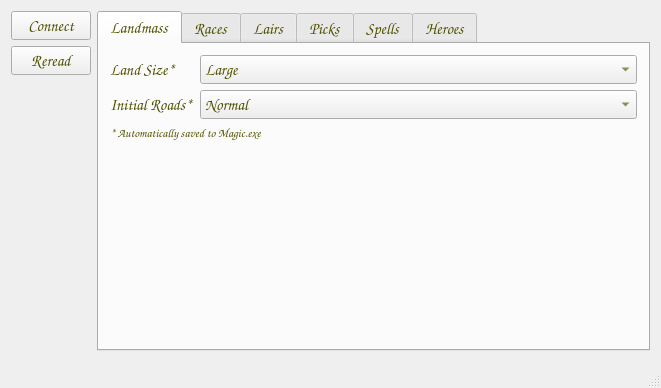
<?xml version="1.0" encoding="UTF-8"?>
<ui version="4.0">
 <class>MainWindow</class>
 <widget class="QMainWindow" name="MainWindow">
  <property name="geometry">
   <rect>
    <x>0</x>
    <y>0</y>
    <width>661</width>
    <height>388</height>
   </rect>
  </property>
  <property name="palette">
   <palette>
    <active>
     <colorrole role="WindowText">
      <brush brushstyle="SolidPattern">
       <color alpha="255">
        <red>80</red>
        <green>80</green>
        <blue>0</blue>
       </color>
      </brush>
     </colorrole>
     <colorrole role="ButtonText">
      <brush brushstyle="SolidPattern">
       <color alpha="255">
        <red>80</red>
        <green>80</green>
        <blue>0</blue>
       </color>
      </brush>
     </colorrole>
    </active>
    <inactive>
     <colorrole role="WindowText">
      <brush brushstyle="SolidPattern">
       <color alpha="255">
        <red>80</red>
        <green>80</green>
        <blue>0</blue>
       </color>
      </brush>
     </colorrole>
     <colorrole role="ButtonText">
      <brush brushstyle="SolidPattern">
       <color alpha="255">
        <red>80</red>
        <green>80</green>
        <blue>0</blue>
       </color>
      </brush>
     </colorrole>
    </inactive>
    <disabled>
     <colorrole role="WindowText">
      <brush brushstyle="SolidPattern">
       <color alpha="255">
        <red>127</red>
        <green>125</green>
        <blue>123</blue>
       </color>
      </brush>
     </colorrole>
     <colorrole role="ButtonText">
      <brush brushstyle="SolidPattern">
       <color alpha="255">
        <red>118</red>
        <green>116</green>
        <blue>108</blue>
       </color>
      </brush>
     </colorrole>
    </disabled>
   </palette>
  </property>
  <property name="font">
   <font>
    <family>URW Chancery L</family>
    <pointsize>12</pointsize>
    <italic>true</italic>
   </font>
  </property>
  <property name="windowTitle">
   <string>MASTER of MAGIC - Customizer</string>
  </property>
  <property name="windowIcon">
   <iconset resource="../Resources/InteractiveGameTweaker.qrc">
    <normaloff>:/heroes/serena.gif</normaloff>:/heroes/serena.gif</iconset>
  </property>
  <property name="windowOpacity">
   <double>1.000000000000000</double>
  </property>
  <widget class="QWidget" name="centralWidget">
   <layout class="QGridLayout" name="gridLayout">
    <item row="0" column="0">
     <layout class="QVBoxLayout" name="verticalLayout_2">
      <property name="sizeConstraint">
       <enum>QLayout::SetNoConstraint</enum>
      </property>
      <item>
       <widget class="QPushButton" name="pushButton_Connect">
        <property name="sizePolicy">
         <sizepolicy hsizetype="Fixed" vsizetype="Fixed">
          <horstretch>0</horstretch>
          <verstretch>0</verstretch>
         </sizepolicy>
        </property>
        <property name="maximumSize">
         <size>
          <width>200</width>
          <height>16777215</height>
         </size>
        </property>
        <property name="text">
         <string>Connect</string>
        </property>
        <property name="icon">
         <iconset resource="../Resources/InteractiveGameTweaker.qrc">
          <normaloff>:/heroes/allora.gif</normaloff>:/heroes/allora.gif</iconset>
        </property>
        <property name="iconSize">
         <size>
          <width>32</width>
          <height>32</height>
         </size>
        </property>
       </widget>
      </item>
      <item>
       <widget class="QPushButton" name="pushButton_Reread">
        <property name="sizePolicy">
         <sizepolicy hsizetype="Fixed" vsizetype="Fixed">
          <horstretch>0</horstretch>
          <verstretch>0</verstretch>
         </sizepolicy>
        </property>
        <property name="maximumSize">
         <size>
          <width>200</width>
          <height>16777215</height>
         </size>
        </property>
        <property name="text">
         <string>Reread</string>
        </property>
        <property name="icon">
         <iconset resource="../Resources/InteractiveGameTweaker.qrc">
          <normaloff>:/heroes/shalla.gif</normaloff>:/heroes/shalla.gif</iconset>
        </property>
        <property name="iconSize">
         <size>
          <width>32</width>
          <height>32</height>
         </size>
        </property>
       </widget>
      </item>
      <item>
       <spacer name="verticalSpacer">
        <property name="orientation">
         <enum>Qt::Vertical</enum>
        </property>
        <property name="sizeHint" stdset="0">
         <size>
          <width>0</width>
          <height>0</height>
         </size>
        </property>
       </spacer>
      </item>
     </layout>
    </item>
    <item row="0" column="1">
     <widget class="QTabWidget" name="tabWidget">
      <property name="currentIndex">
       <number>0</number>
      </property>
      <widget class="QWidget" name="tab_Landmass">
       <attribute name="icon">
        <iconset resource="../Resources/InteractiveGameTweaker.qrc">
         <normaloff>:/heroes/rakir.gif</normaloff>:/heroes/rakir.gif</iconset>
       </attribute>
       <attribute name="title">
        <string>Landmass</string>
       </attribute>
       <layout class="QFormLayout" name="formLayout_2">
        <property name="fieldGrowthPolicy">
         <enum>QFormLayout::AllNonFixedFieldsGrow</enum>
        </property>
        <item row="0" column="0">
         <widget class="QLabel" name="label">
          <property name="text">
           <string>Land Size*</string>
          </property>
         </widget>
        </item>
        <item row="0" column="1">
         <widget class="QComboBox" name="comboBox_LandSize">
          <property name="currentIndex">
           <number>2</number>
          </property>
          <item>
           <property name="text">
            <string>Small</string>
           </property>
          </item>
          <item>
           <property name="text">
            <string>Medium</string>
           </property>
          </item>
          <item>
           <property name="text">
            <string>Large</string>
           </property>
          </item>
          <item>
           <property name="text">
            <string>Huge</string>
           </property>
          </item>
          <item>
           <property name="text">
            <string>Pantagruel</string>
           </property>
          </item>
          <item>
           <property name="text">
            <string>Random</string>
           </property>
          </item>
         </widget>
        </item>
        <item row="1" column="0">
         <widget class="QLabel" name="label_11">
          <property name="text">
           <string>Initial Roads*</string>
          </property>
         </widget>
        </item>
        <item row="1" column="1">
         <widget class="QComboBox" name="comboBox_InitialRoads">
          <property name="currentIndex">
           <number>2</number>
          </property>
          <item>
           <property name="text">
            <string>None</string>
           </property>
          </item>
          <item>
           <property name="text">
            <string>Short</string>
           </property>
          </item>
          <item>
           <property name="text">
            <string>Normal</string>
           </property>
          </item>
          <item>
           <property name="text">
            <string>Long</string>
           </property>
          </item>
          <item>
           <property name="text">
            <string>Random</string>
           </property>
          </item>
         </widget>
        </item>
        <item row="2" column="0" colspan="2">
         <widget class="QLabel" name="label_17">
          <property name="font">
           <font>
            <pointsize>9</pointsize>
           </font>
          </property>
          <property name="text">
           <string>* Automatically saved to Magic.exe</string>
          </property>
          <property name="textFormat">
           <enum>Qt::PlainText</enum>
          </property>
         </widget>
        </item>
       </layout>
      </widget>
      <widget class="QWidget" name="tab_Races">
       <attribute name="icon">
        <iconset resource="../Resources/InteractiveGameTweaker.qrc">
         <normaloff>:/wizards/Sharee.gif</normaloff>:/wizards/Sharee.gif</iconset>
       </attribute>
       <attribute name="title">
        <string>Races</string>
       </attribute>
       <widget class="QListWidget" name="listWidget">
        <property name="enabled">
         <bool>false</bool>
        </property>
        <property name="geometry">
         <rect>
          <x>10</x>
          <y>40</y>
          <width>511</width>
          <height>261</height>
         </rect>
        </property>
        <property name="isWrapping" stdset="0">
         <bool>true</bool>
        </property>
        <property name="gridSize">
         <size>
          <width>160</width>
          <height>26</height>
         </size>
        </property>
        <item>
         <property name="text">
          <string>Amazons</string>
         </property>
         <property name="checkState">
          <enum>Unchecked</enum>
         </property>
         <property name="icon">
          <iconset>
           <normaloff>../MoMTweaker/AmazonianArchers.gif</normaloff>../MoMTweaker/AmazonianArchers.gif</iconset>
         </property>
        </item>
        <item>
         <property name="text">
          <string>Barbarians</string>
         </property>
         <property name="checkState">
          <enum>Checked</enum>
         </property>
         <property name="icon">
          <iconset resource="../Resources/InteractiveGameTweaker.qrc">
           <normaloff>:/race/Barbarian.gif</normaloff>:/race/Barbarian.gif</iconset>
         </property>
        </item>
        <item>
         <property name="text">
          <string>Beastmen</string>
         </property>
         <property name="checkState">
          <enum>Checked</enum>
         </property>
         <property name="icon">
          <iconset resource="../Resources/InteractiveGameTweaker.qrc">
           <normaloff>:/race/Beastmen.gif</normaloff>:/race/Beastmen.gif</iconset>
         </property>
        </item>
        <item>
         <property name="text">
          <string>Centaurs</string>
         </property>
         <property name="checkState">
          <enum>Unchecked</enum>
         </property>
        </item>
        <item>
         <property name="text">
          <string>Dark Elf</string>
         </property>
         <property name="checkState">
          <enum>Checked</enum>
         </property>
         <property name="icon">
          <iconset resource="../Resources/InteractiveGameTweaker.qrc">
           <normaloff>:/race/Dark Elf.gif</normaloff>:/race/Dark Elf.gif</iconset>
         </property>
        </item>
        <item>
         <property name="text">
          <string>Draconian</string>
         </property>
         <property name="checkState">
          <enum>Checked</enum>
         </property>
         <property name="icon">
          <iconset resource="../Resources/InteractiveGameTweaker.qrc">
           <normaloff>:/race/Draconian.gif</normaloff>:/race/Draconian.gif</iconset>
         </property>
        </item>
        <item>
         <property name="text">
          <string>Dwarven</string>
         </property>
         <property name="checkState">
          <enum>Checked</enum>
         </property>
         <property name="icon">
          <iconset resource="../Resources/InteractiveGameTweaker.qrc">
           <normaloff>:/race/Dwarven.gif</normaloff>:/race/Dwarven.gif</iconset>
         </property>
        </item>
        <item>
         <property name="text">
          <string>Free Men</string>
         </property>
         <property name="checkState">
          <enum>Unchecked</enum>
         </property>
        </item>
        <item>
         <property name="text">
          <string>Gnoll</string>
         </property>
         <property name="checkState">
          <enum>Checked</enum>
         </property>
         <property name="icon">
          <iconset resource="../Resources/InteractiveGameTweaker.qrc">
           <normaloff>:/race/Gnoll.gif</normaloff>:/race/Gnoll.gif</iconset>
         </property>
        </item>
        <item>
         <property name="text">
          <string>Gnomes</string>
         </property>
         <property name="checkState">
          <enum>Unchecked</enum>
         </property>
        </item>
        <item>
         <property name="text">
          <string>Goblins</string>
         </property>
         <property name="checkState">
          <enum>Unchecked</enum>
         </property>
        </item>
        <item>
         <property name="text">
          <string>Halfling</string>
         </property>
         <property name="checkState">
          <enum>Checked</enum>
         </property>
         <property name="icon">
          <iconset resource="../Resources/InteractiveGameTweaker.qrc">
           <normaloff>:/race/Halfling.gif</normaloff>:/race/Halfling.gif</iconset>
         </property>
        </item>
        <item>
         <property name="text">
          <string>High Elf</string>
         </property>
         <property name="checkState">
          <enum>Checked</enum>
         </property>
         <property name="icon">
          <iconset resource="../Resources/InteractiveGameTweaker.qrc">
           <normaloff>:/race/High Elf.gif</normaloff>:/race/High Elf.gif</iconset>
         </property>
        </item>
        <item>
         <property name="text">
          <string>High_Men</string>
         </property>
         <property name="checkState">
          <enum>Checked</enum>
         </property>
         <property name="icon">
          <iconset resource="../Resources/InteractiveGameTweaker.qrc">
           <normaloff>:/race/High Men.gif</normaloff>:/race/High Men.gif</iconset>
         </property>
        </item>
        <item>
         <property name="text">
          <string>Ogres</string>
         </property>
         <property name="checkState">
          <enum>Unchecked</enum>
         </property>
        </item>
        <item>
         <property name="text">
          <string>Klackon</string>
         </property>
         <property name="checkState">
          <enum>Checked</enum>
         </property>
         <property name="icon">
          <iconset resource="../Resources/InteractiveGameTweaker.qrc">
           <normaloff>:/race/Klackon.gif</normaloff>:/race/Klackon.gif</iconset>
         </property>
        </item>
        <item>
         <property name="text">
          <string>Kobolds</string>
         </property>
         <property name="checkState">
          <enum>Unchecked</enum>
         </property>
        </item>
        <item>
         <property name="text">
          <string>Lizardman</string>
         </property>
         <property name="checkState">
          <enum>Checked</enum>
         </property>
         <property name="icon">
          <iconset resource="../Resources/InteractiveGameTweaker.qrc">
           <normaloff>:/race/Lizardman.gif</normaloff>:/race/Lizardman.gif</iconset>
         </property>
        </item>
        <item>
         <property name="text">
          <string>Nomad</string>
         </property>
         <property name="checkState">
          <enum>Checked</enum>
         </property>
         <property name="icon">
          <iconset resource="../Resources/InteractiveGameTweaker.qrc">
           <normaloff>:/race/Nomad.gif</normaloff>:/race/Nomad.gif</iconset>
         </property>
        </item>
        <item>
         <property name="text">
          <string>Orc</string>
         </property>
         <property name="checkState">
          <enum>Checked</enum>
         </property>
         <property name="icon">
          <iconset resource="../Resources/InteractiveGameTweaker.qrc">
           <normaloff>:/race/Orc.gif</normaloff>:/race/Orc.gif</iconset>
         </property>
        </item>
        <item>
         <property name="text">
          <string>Sylvans</string>
         </property>
         <property name="checkState">
          <enum>Unchecked</enum>
         </property>
        </item>
        <item>
         <property name="text">
          <string>Troll</string>
         </property>
         <property name="checkState">
          <enum>Checked</enum>
         </property>
         <property name="icon">
          <iconset resource="../Resources/InteractiveGameTweaker.qrc">
           <normaloff>:/race/Troll.gif</normaloff>:/race/Troll.gif</iconset>
         </property>
        </item>
       </widget>
       <widget class="QLabel" name="label_19">
        <property name="geometry">
         <rect>
          <x>10</x>
          <y>10</y>
          <width>181</width>
          <height>21</height>
         </rect>
        </property>
        <property name="text">
         <string>Races in the game (total 13)</string>
        </property>
       </widget>
      </widget>
      <widget class="QWidget" name="tab_Lairs">
       <attribute name="icon">
        <iconset resource="../Resources/InteractiveGameTweaker.qrc">
         <normaloff>:/heroes/marcus.gif</normaloff>:/heroes/marcus.gif</iconset>
       </attribute>
       <attribute name="title">
        <string>Lairs</string>
       </attribute>
       <layout class="QFormLayout" name="formLayout">
        <item row="0" column="0">
         <widget class="QLabel" name="label_6">
          <property name="enabled">
           <bool>false</bool>
          </property>
          <property name="text">
           <string>Nr Towers</string>
          </property>
         </widget>
        </item>
        <item row="0" column="1">
         <widget class="QComboBox" name="comboBox_NrTowers">
          <property name="enabled">
           <bool>false</bool>
          </property>
          <property name="currentIndex">
           <number>1</number>
          </property>
          <item>
           <property name="text">
            <string>None</string>
           </property>
          </item>
          <item>
           <property name="text">
            <string>Max (6)</string>
           </property>
          </item>
          <item>
           <property name="text">
            <string>Random</string>
           </property>
          </item>
         </widget>
        </item>
        <item row="1" column="0">
         <widget class="QLabel" name="label_5">
          <property name="enabled">
           <bool>false</bool>
          </property>
          <property name="text">
           <string>Nr Nodes</string>
          </property>
         </widget>
        </item>
        <item row="1" column="1">
         <widget class="QComboBox" name="comboBox_NrNodes">
          <property name="enabled">
           <bool>false</bool>
          </property>
          <property name="currentIndex">
           <number>1</number>
          </property>
          <item>
           <property name="text">
            <string>None</string>
           </property>
          </item>
          <item>
           <property name="text">
            <string>Max (30)</string>
           </property>
          </item>
          <item>
           <property name="text">
            <string>Random</string>
           </property>
          </item>
         </widget>
        </item>
        <item row="2" column="0">
         <widget class="QLabel" name="label_4">
          <property name="enabled">
           <bool>false</bool>
          </property>
          <property name="text">
           <string>Nr Normal lairs</string>
          </property>
         </widget>
        </item>
        <item row="2" column="1">
         <widget class="QComboBox" name="comboBox_NrNormalLairs">
          <property name="enabled">
           <bool>false</bool>
          </property>
          <property name="currentIndex">
           <number>1</number>
          </property>
          <item>
           <property name="text">
            <string>None</string>
           </property>
          </item>
          <item>
           <property name="text">
            <string>Max (25)</string>
           </property>
          </item>
          <item>
           <property name="text">
            <string>Random</string>
           </property>
          </item>
         </widget>
        </item>
        <item row="3" column="0">
         <widget class="QLabel" name="label_9">
          <property name="text">
           <string>Monster strength*</string>
          </property>
         </widget>
        </item>
        <item row="3" column="1">
         <widget class="QComboBox" name="comboBox_NormalLairMonsterStrength">
          <property name="currentIndex">
           <number>1</number>
          </property>
          <item>
           <property name="text">
            <string>Weaker</string>
           </property>
          </item>
          <item>
           <property name="text">
            <string>Normal</string>
           </property>
          </item>
          <item>
           <property name="text">
            <string>Stronger</string>
           </property>
          </item>
          <item>
           <property name="text">
            <string>Random</string>
           </property>
          </item>
         </widget>
        </item>
        <item row="4" column="0">
         <widget class="QLabel" name="label_7">
          <property name="enabled">
           <bool>false</bool>
          </property>
          <property name="text">
           <string>Nr Weak lairs</string>
          </property>
         </widget>
        </item>
        <item row="4" column="1">
         <widget class="QComboBox" name="comboBox_NrWeakLairs">
          <property name="enabled">
           <bool>false</bool>
          </property>
          <property name="currentIndex">
           <number>1</number>
          </property>
          <item>
           <property name="text">
            <string>None</string>
           </property>
          </item>
          <item>
           <property name="text">
            <string>Max (32)</string>
           </property>
          </item>
          <item>
           <property name="text">
            <string>Random</string>
           </property>
          </item>
         </widget>
        </item>
        <item row="5" column="0">
         <widget class="QLabel" name="label_10">
          <property name="text">
           <string>Monster strength*</string>
          </property>
         </widget>
        </item>
        <item row="5" column="1">
         <widget class="QComboBox" name="comboBox_WeakLairMonsterStrength">
          <property name="currentIndex">
           <number>0</number>
          </property>
          <item>
           <property name="text">
            <string>Weak</string>
           </property>
          </item>
          <item>
           <property name="text">
            <string>Normal</string>
           </property>
          </item>
          <item>
           <property name="text">
            <string>Strong</string>
           </property>
          </item>
          <item>
           <property name="text">
            <string>Random</string>
           </property>
          </item>
         </widget>
        </item>
        <item row="6" column="0">
         <widget class="QLabel" name="label_8">
          <property name="text">
           <string>Nr Monsters*</string>
          </property>
         </widget>
        </item>
        <item row="6" column="1">
         <widget class="QComboBox" name="comboBox_NrMonsters">
          <property name="currentIndex">
           <number>1</number>
          </property>
          <item>
           <property name="text">
            <string>Fewer but stronger</string>
           </property>
          </item>
          <item>
           <property name="text">
            <string>Normal</string>
           </property>
          </item>
          <item>
           <property name="text">
            <string>More but weaker</string>
           </property>
          </item>
          <item>
           <property name="text">
            <string>Random</string>
           </property>
          </item>
         </widget>
        </item>
        <item row="7" column="0" colspan="2">
         <widget class="QLabel" name="label_18">
          <property name="font">
           <font>
            <pointsize>9</pointsize>
           </font>
          </property>
          <property name="text">
           <string>* Automatically saved to Magic.exe</string>
          </property>
          <property name="textFormat">
           <enum>Qt::PlainText</enum>
          </property>
         </widget>
        </item>
       </layout>
      </widget>
      <widget class="QWidget" name="tab_Picks">
       <attribute name="icon">
        <iconset resource="../Resources/InteractiveGameTweaker.qrc">
         <normaloff>:/heroes/mystic_x.gif</normaloff>:/heroes/mystic_x.gif</iconset>
       </attribute>
       <attribute name="title">
        <string>Picks</string>
       </attribute>
       <widget class="QPushButton" name="pushButton_SaveWizardTypes">
        <property name="enabled">
         <bool>false</bool>
        </property>
        <property name="geometry">
         <rect>
          <x>240</x>
          <y>260</y>
          <width>200</width>
          <height>42</height>
         </rect>
        </property>
        <property name="sizePolicy">
         <sizepolicy hsizetype="Fixed" vsizetype="Fixed">
          <horstretch>0</horstretch>
          <verstretch>0</verstretch>
         </sizepolicy>
        </property>
        <property name="maximumSize">
         <size>
          <width>200</width>
          <height>16777215</height>
         </size>
        </property>
        <property name="text">
         <string>Save to Magic.exe</string>
        </property>
        <property name="icon">
         <iconset resource="../Resources/InteractiveGameTweaker.qrc">
          <normaloff>:/heroes/greyfar.gif</normaloff>:/heroes/greyfar.gif</iconset>
        </property>
        <property name="iconSize">
         <size>
          <width>32</width>
          <height>32</height>
         </size>
        </property>
       </widget>
       <widget class="QWidget" name="layoutWidget">
        <property name="geometry">
         <rect>
          <x>9</x>
          <y>9</y>
          <width>215</width>
          <height>292</height>
         </rect>
        </property>
        <layout class="QFormLayout" name="formLayout_3">
         <item row="0" column="0" colspan="2">
          <widget class="QComboBox" name="comboBox_Wizard">
           <item>
            <property name="text">
             <string>Merlin</string>
            </property>
            <property name="icon">
             <iconset resource="../Resources/InteractiveGameTweaker.qrc">
              <normaloff>:/wizards/Merlin.gif</normaloff>:/wizards/Merlin.gif</iconset>
            </property>
           </item>
           <item>
            <property name="text">
             <string>Raven</string>
            </property>
            <property name="icon">
             <iconset resource="../Resources/InteractiveGameTweaker.qrc">
              <normaloff>:/wizards/Raven.gif</normaloff>:/wizards/Raven.gif</iconset>
            </property>
           </item>
           <item>
            <property name="text">
             <string>Sharee</string>
            </property>
            <property name="icon">
             <iconset resource="../Resources/InteractiveGameTweaker.qrc">
              <normaloff>:/wizards/Sharee.gif</normaloff>:/wizards/Sharee.gif</iconset>
            </property>
           </item>
           <item>
            <property name="text">
             <string>Lo Pan</string>
            </property>
            <property name="icon">
             <iconset resource="../Resources/InteractiveGameTweaker.qrc">
              <normaloff>:/wizards/Lo Pan.gif</normaloff>:/wizards/Lo Pan.gif</iconset>
            </property>
           </item>
           <item>
            <property name="text">
             <string>Jafar</string>
            </property>
            <property name="icon">
             <iconset resource="../Resources/InteractiveGameTweaker.qrc">
              <normaloff>:/wizards/Jafar.gif</normaloff>:/wizards/Jafar.gif</iconset>
            </property>
           </item>
           <item>
            <property name="text">
             <string>Oberic</string>
            </property>
            <property name="icon">
             <iconset resource="../Resources/InteractiveGameTweaker.qrc">
              <normaloff>:/wizards/Oberic.gif</normaloff>:/wizards/Oberic.gif</iconset>
            </property>
           </item>
           <item>
            <property name="text">
             <string>Rjak</string>
            </property>
            <property name="icon">
             <iconset resource="../Resources/InteractiveGameTweaker.qrc">
              <normaloff>:/wizards/Rjak.gif</normaloff>:/wizards/Rjak.gif</iconset>
            </property>
           </item>
           <item>
            <property name="text">
             <string>Sss'ra</string>
            </property>
            <property name="icon">
             <iconset resource="../Resources/InteractiveGameTweaker.qrc">
              <normaloff>:/wizards/Sssra.gif</normaloff>:/wizards/Sssra.gif</iconset>
            </property>
           </item>
           <item>
            <property name="text">
             <string>Tauron</string>
            </property>
            <property name="icon">
             <iconset resource="../Resources/InteractiveGameTweaker.qrc">
              <normaloff>:/wizards/Tauron.gif</normaloff>:/wizards/Tauron.gif</iconset>
            </property>
           </item>
           <item>
            <property name="text">
             <string>Freya</string>
            </property>
            <property name="icon">
             <iconset resource="../Resources/InteractiveGameTweaker.qrc">
              <normaloff>:/wizards/Freya.gif</normaloff>:/wizards/Freya.gif</iconset>
            </property>
           </item>
           <item>
            <property name="text">
             <string>Horus</string>
            </property>
            <property name="icon">
             <iconset resource="../Resources/InteractiveGameTweaker.qrc">
              <normaloff>:/wizards/Horus.gif</normaloff>:/wizards/Horus.gif</iconset>
            </property>
           </item>
           <item>
            <property name="text">
             <string>Ariel</string>
            </property>
            <property name="icon">
             <iconset resource="../Resources/InteractiveGameTweaker.qrc">
              <normaloff>:/wizards/Ariel.gif</normaloff>:/wizards/Ariel.gif</iconset>
            </property>
           </item>
           <item>
            <property name="text">
             <string>Tlaloc</string>
            </property>
            <property name="icon">
             <iconset resource="../Resources/InteractiveGameTweaker.qrc">
              <normaloff>:/wizards/Tlaloc.gif</normaloff>:/wizards/Tlaloc.gif</iconset>
            </property>
           </item>
           <item>
            <property name="text">
             <string>Kali</string>
            </property>
            <property name="icon">
             <iconset resource="../Resources/InteractiveGameTweaker.qrc">
              <normaloff>:/wizards/Kali.gif</normaloff>:/wizards/Kali.gif</iconset>
            </property>
           </item>
           <item>
            <property name="text">
             <string>Custom</string>
            </property>
           </item>
          </widget>
         </item>
         <item row="1" column="0">
          <widget class="QLabel" name="label_2">
           <property name="text">
            <string>Name</string>
           </property>
          </widget>
         </item>
         <item row="1" column="1">
          <widget class="QLineEdit" name="lineEdit_Name"/>
         </item>
         <item row="2" column="0">
          <widget class="QLabel" name="label_3">
           <property name="text">
            <string>Life books</string>
           </property>
          </widget>
         </item>
         <item row="2" column="1">
          <widget class="QLineEdit" name="lineEdit_Life"/>
         </item>
         <item row="3" column="0">
          <widget class="QLabel" name="label_12">
           <property name="text">
            <string>Death books</string>
           </property>
          </widget>
         </item>
         <item row="3" column="1">
          <widget class="QLineEdit" name="lineEdit_Death"/>
         </item>
         <item row="4" column="0">
          <widget class="QLabel" name="label_14">
           <property name="text">
            <string>Chaos books</string>
           </property>
          </widget>
         </item>
         <item row="4" column="1">
          <widget class="QLineEdit" name="lineEdit_Chaos"/>
         </item>
         <item row="5" column="0">
          <widget class="QLabel" name="label_15">
           <property name="text">
            <string>Nature books</string>
           </property>
          </widget>
         </item>
         <item row="5" column="1">
          <widget class="QLineEdit" name="lineEdit_Nature"/>
         </item>
         <item row="6" column="0">
          <widget class="QLabel" name="label_16">
           <property name="text">
            <string>Sorcery books</string>
           </property>
          </widget>
         </item>
         <item row="6" column="1">
          <widget class="QLineEdit" name="lineEdit_Sorcery"/>
         </item>
         <item row="7" column="0">
          <widget class="QLabel" name="label_13">
           <property name="text">
            <string>Skill</string>
           </property>
          </widget>
         </item>
         <item row="7" column="1">
          <widget class="QComboBox" name="comboBox_WizardSkill">
           <property name="currentIndex">
            <number>0</number>
           </property>
           <item>
            <property name="text">
             <string>None</string>
            </property>
           </item>
          </widget>
         </item>
        </layout>
       </widget>
      </widget>
      <widget class="QWidget" name="tab_Spells">
       <attribute name="icon">
        <iconset resource="../Resources/InteractiveGameTweaker.qrc">
         <normaloff>:/heroes/aerie.gif</normaloff>:/heroes/aerie.gif</iconset>
       </attribute>
       <attribute name="title">
        <string>Spells</string>
       </attribute>
      </widget>
      <widget class="QWidget" name="tab_Heroes">
       <attribute name="icon">
        <iconset resource="../Resources/InteractiveGameTweaker.qrc">
         <normaloff>:/heroes/reywind.gif</normaloff>:/heroes/reywind.gif</iconset>
       </attribute>
       <attribute name="title">
        <string>Heroes</string>
       </attribute>
       <widget class="QPushButton" name="pushButton_RandomizeHeroAbilities">
        <property name="geometry">
         <rect>
          <x>9</x>
          <y>9</y>
          <width>188</width>
          <height>34</height>
         </rect>
        </property>
        <property name="text">
         <string>Randomize hero abilities</string>
        </property>
        <property name="icon">
         <iconset resource="../Resources/InteractiveGameTweaker.qrc">
          <normaloff>:/heroes/mystic_x.gif</normaloff>:/heroes/mystic_x.gif</iconset>
        </property>
       </widget>
      </widget>
     </widget>
    </item>
   </layout>
  </widget>
  <widget class="QStatusBar" name="statusBar"/>
 </widget>
 <layoutdefault spacing="6" margin="11"/>
 <resources>
  <include location="../Resources/InteractiveGameTweaker.qrc"/>
 </resources>
 <connections>
  <connection>
   <sender>lineEdit_Name</sender>
   <signal>textChanged(QString)</signal>
   <receiver>MainWindow</receiver>
   <slot>slot_WizardType_editingFinished()</slot>
   <hints>
    <hint type="sourcelabel">
     <x>277</x>
     <y>106</y>
    </hint>
    <hint type="destinationlabel">
     <x>293</x>
     <y>193</y>
    </hint>
   </hints>
  </connection>
  <connection>
   <sender>lineEdit_Life</sender>
   <signal>textChanged(QString)</signal>
   <receiver>MainWindow</receiver>
   <slot>slot_WizardType_editingFinished()</slot>
   <hints>
    <hint type="sourcelabel">
     <x>277</x>
     <y>143</y>
    </hint>
    <hint type="destinationlabel">
     <x>293</x>
     <y>193</y>
    </hint>
   </hints>
  </connection>
  <connection>
   <sender>lineEdit_Death</sender>
   <signal>textChanged(QString)</signal>
   <receiver>MainWindow</receiver>
   <slot>slot_WizardType_editingFinished()</slot>
   <hints>
    <hint type="sourcelabel">
     <x>277</x>
     <y>180</y>
    </hint>
    <hint type="destinationlabel">
     <x>293</x>
     <y>193</y>
    </hint>
   </hints>
  </connection>
  <connection>
   <sender>lineEdit_Chaos</sender>
   <signal>textChanged(QString)</signal>
   <receiver>MainWindow</receiver>
   <slot>slot_WizardType_editingFinished()</slot>
   <hints>
    <hint type="sourcelabel">
     <x>277</x>
     <y>217</y>
    </hint>
    <hint type="destinationlabel">
     <x>293</x>
     <y>193</y>
    </hint>
   </hints>
  </connection>
  <connection>
   <sender>lineEdit_Nature</sender>
   <signal>textChanged(QString)</signal>
   <receiver>MainWindow</receiver>
   <slot>slot_WizardType_editingFinished()</slot>
   <hints>
    <hint type="sourcelabel">
     <x>277</x>
     <y>254</y>
    </hint>
    <hint type="destinationlabel">
     <x>293</x>
     <y>193</y>
    </hint>
   </hints>
  </connection>
  <connection>
   <sender>lineEdit_Sorcery</sender>
   <signal>textChanged(QString)</signal>
   <receiver>MainWindow</receiver>
   <slot>slot_WizardType_editingFinished()</slot>
   <hints>
    <hint type="sourcelabel">
     <x>277</x>
     <y>291</y>
    </hint>
    <hint type="destinationlabel">
     <x>293</x>
     <y>193</y>
    </hint>
   </hints>
  </connection>
  <connection>
   <sender>comboBox_WizardSkill</sender>
   <signal>currentIndexChanged(int)</signal>
   <receiver>MainWindow</receiver>
   <slot>slot_WizardType_editingFinished()</slot>
   <hints>
    <hint type="sourcelabel">
     <x>277</x>
     <y>328</y>
    </hint>
    <hint type="destinationlabel">
     <x>293</x>
     <y>193</y>
    </hint>
   </hints>
  </connection>
 </connections>
 <slots>
  <slot>on_timer()</slot>
  <slot>slot_WizardType_editingFinished()</slot>
 </slots>
</ui>
